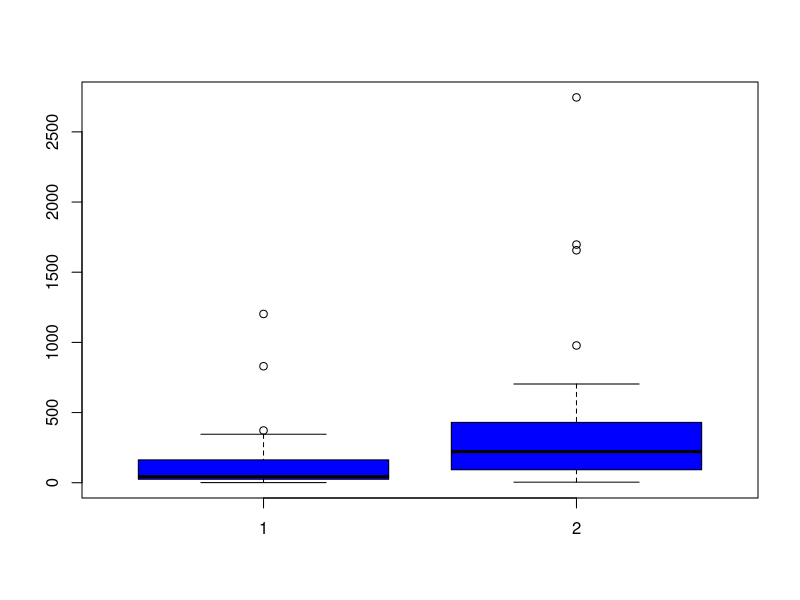

Write R code to recreate this figure.

library(dplyr)
library(ggplot2)
type1 = rep(1,times=26)
type2 = rep(2,times=26)
type=c(type1,type2)
unseed=c(1202.6, 830.1, 372.4, 345.5, 321.2, 244.3, 163.0, 147.8, 95.0, 87.0, 81.2, 68.5, 47.3, 41.1, 36.6, 29.0, 28.6, 26.3, 26.0, 24.4, 21.4, 17.3, 11.5, 4.9, 4.9, 1.0)
seed = c(2745.6, 1697.1, 1656.4, 978.0, 703.4, 489.1, 430.0, 334.1, 302.8, 274.7, 274.7, 255.0, 242.5, 200.7, 198.6, 129.6, 119.0, 118.3, 115.3, 92.4, 40.6, 32.7, 31.4, 17.5, 7.7, 4.1)
data_se=c(unseed,seed)
#day=seq(from=1, to=26,1 )
data1=cbind(type,data_se)
boxplot(unseed,seed,col = 'blue')


#1.2 
summary(unseed)
summary(seed)
# anova
data1_tbl <- as_tibble(data1)
anova_2 = aov(data_se~type,data=data1_tbl)
summary(anova_2)


